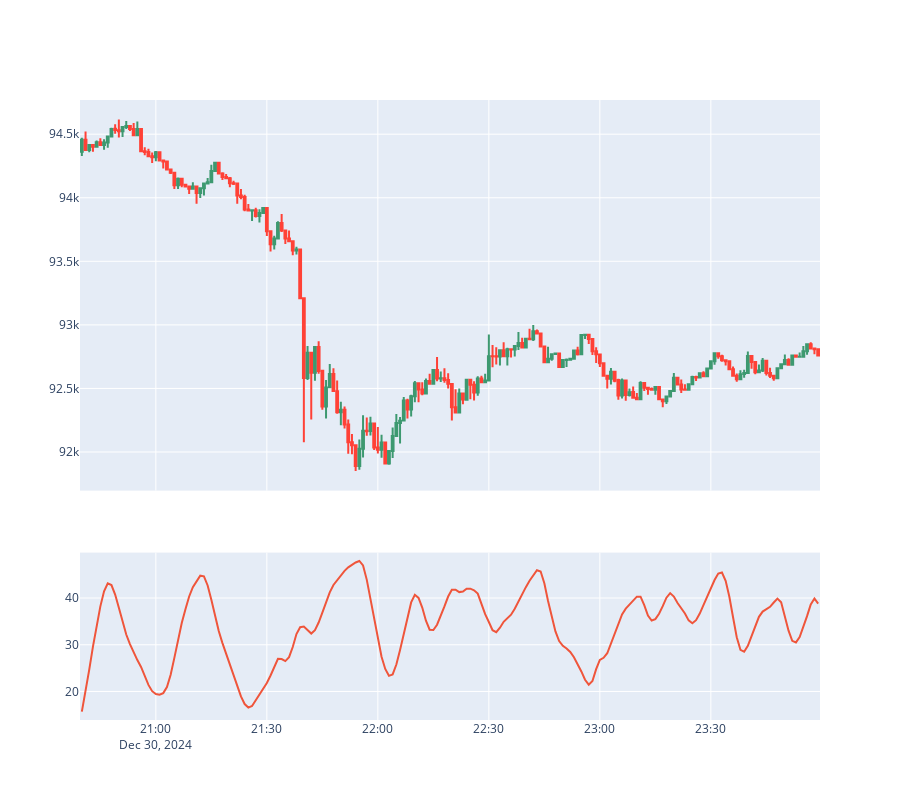

Notebook code cell kept with this figure:
### Code cell
from research_tools import subplot

num = 200

subplot(
    trading_1m[-num:, :],
    {
        "dom_cycle": dom_cycle[-num:],
    },
)

### Figure 1 — Plotly figure (JSON) as saved in the notebook; plotly's stock layout.template omitted (floating-point values rounded to 4 significant figures; data arrays with more than 128 entries replaced by an {"elided": "..."} marker saying what was removed)
{"data": [{"close": {"elided": "200 float values"}, "high": {"elided": "200 float values"}, "low": {"elided": "200 float values"}, "name": "Candlestick", "open": {"elided": "200 float values"}, "type": "candlestick", "x": {"elided": "200 str values"}, "xaxis": "x", "yaxis": "y"}, {"mode": "lines", "name": "dom_cycle", "type": "scatter", "x": {"elided": "200 str values"}, "xaxis": "x2", "y": {"elided": "200 float values"}, "yaxis": "y2"}], "layout": {"height": 800, "showlegend": false, "xaxis": {"anchor": "y", "domain": [0, 1], "matches": "x2", "rangeslider": {"visible": false}, "showticklabels": false}, "xaxis2": {"anchor": "y2", "domain": [0, 1]}, "yaxis": {"anchor": "x", "domain": [0.37, 1]}, "yaxis2": {"anchor": "x2", "domain": [0, 0.27]}}}
